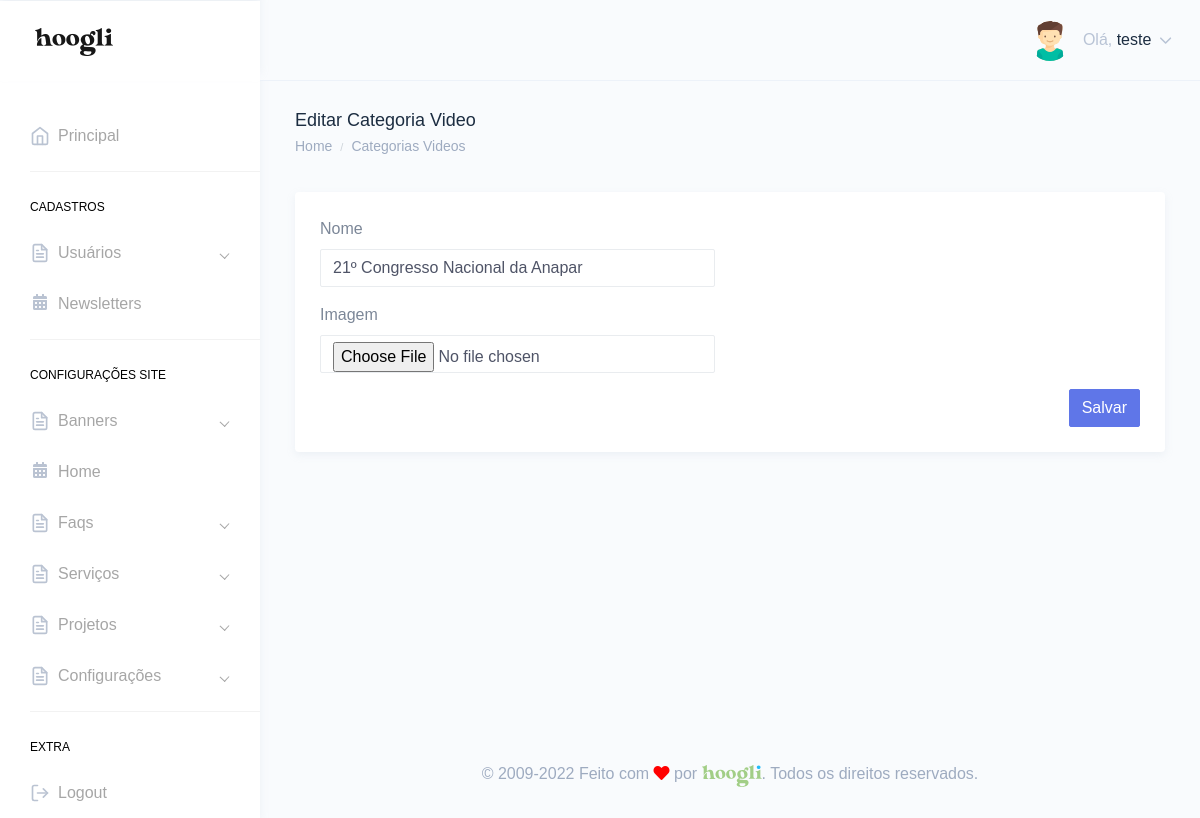
The page /painel/editar-categoriavideo.php?id=1 (signed in) on the database its author committed.
### tables this page shows
CREATE TABLE `tbl_usuarios` (
  `id` int(11) NOT NULL,
  `nome` varchar(250) DEFAULT NULL,
  `email` varchar(250) DEFAULT NULL,
  `telefone` varchar(250) DEFAULT NULL,
  `endereco` varchar(250) DEFAULT NULL,
  `cpf` varchar(100) DEFAULT NULL,
  `login` varchar(100) DEFAULT NULL,
  `senha` varchar(100) DEFAULT NULL,
  `foto` varchar(250) DEFAULT NULL,
  `id_cargo` int(11) DEFAULT NULL,
  `sexo` varchar(2) DEFAULT NULL,
  `perm_cad_usuario` varchar(2) DEFAULT NULL,
  `perm_relatorio` varchar(2) DEFAULT NULL,
  `perm_add_usuario` varchar(2) DEFAULT NULL,
  `perm_edit_usuario` varchar(2) DEFAULT NULL,
  `perm_del_usuario` varchar(2) DEFAULT NULL,
  `perm_cad_contato` varchar(2) DEFAULT NULL,
  `perm_edit_contato` varchar(2) DEFAULT NULL,
  `perm_del_contato` varchar(2) DEFAULT NULL,
  `perm_edit_contato_nf` varchar(3) DEFAULT NULL,
  `perm_pag_principal_rm` varchar(2) DEFAULT NULL,
  `perm_pag_principal_uc` varchar(2) DEFAULT NULL,
  `admin_geral` varchar(2) DEFAULT NULL,
  `data_frase` date DEFAULT NULL,
  `id_frase` int(11) DEFAULT NULL,
  `frase_lida` varchar(2) DEFAULT NULL
);

CREATE TABLE `tbl_cat_videos` (
  `id` int(11) NOT NULL,
  `nome` varchar(250) DEFAULT NULL,
  `foto` varchar(250) DEFAULT NULL,
  `url_amigavel` varchar(250) DEFAULT NULL
);

### Connection/con-pdo.php (called while the page is built, shortened)
<?php
$conInstanciada = '';
if(empty($conInstanciada)) {
	class Conexao {
		private static $pdo;
		public static function getInstance() {
		if (!isset(self::$pdo)) {
		 try {
		  $opcoes = array(PDO::MYSQL_ATTR_INIT_COMMAND => 'SET NAMES utf8', PDO::ATTR_PERSISTENT => TRUE);
		  self::$pdo = new PDO("mysql:host=" . HOST . "; dbname=" . DBNAME . "; charset=" . CHARSET . ";", USER, PASSWORD, $opcoes);
		  self::$pdo->setAttribute(PDO::ATTR_ERRMODE, PDO::ERRMODE_EXCEPTION);
		 } catch (PDOException $e) {
		  print "Erro: " . $e->getMessage();
		 }
		}
		return self::$pdo;
		}
	}
}

### Class/acesso.class.php (called while the page is built, shortened)
<?php
$AcessoInstanciada = '';
if(empty($AcessoInstanciada)) {
	if(file_exists('Connection/conexao.php')) {
		require_once('Connection/con-pdo.php');
		require_once('funcoes.php');
	} else {
		require_once('../Connection/con-pdo.php');
		require_once('../funcoes.php');
	}
	class Acesso {
		private $pdo = null;
		private static $Acesso = null;
		private function __construct($conexao){
			$this->pdo = $conexao;
		}
		public static function getInstance($conexao){
			if (!isset(self::$Acesso)):
				self::$Acesso = new Acesso($conexao);
			endif;
			return self::$Acesso;
		}
		function rsDados($id='', $idCargo='', $orderBy='', $limite='') {
			$sqlLimite = '';
			$sqlOrdem = '';
			$sql = '';
			$nCampos = 0;
			if(!empty($id)) {
				$sql .= " and id = ?";
				$nCampos++;
				$campo[$nCampos] = $id;
			}
			try{
				$sql = "SELECT * FROM tbl_usuarios where 1=1 $sql $sqlOrdem $sqlLimite";
				$stm = $this->pdo->prepare($sql);
				for($i=1; $i<=$nCampos; $i++) {
					$stm->bindValue($i, $campo[$i]);
				}
				$stm->execute();
				$rsDados = $stm->fetchAll(PDO::FETCH_OBJ);
				if($id <> '' or $limite == 1) {
					return($rsDados[0]);
				} else {
					return($rsDados);
				}
			} catch(PDOException $erro){
				echo $erro->getMessage();
			}
		}
	}
}

### painel/verifica.php (called while the page is built, shortened)
<?php
include "../Class/acesso.class.php";
$verificaRestrito = Acesso::getInstance(Conexao::getInstance());
include "../Class/categoriasvideos.class.php";
$categoriasvideos = CategoriasVideos::getInstance(Conexao::getInstance());
$verificaRestrito->restritoAdmin();
$dadosUsuarioLogado = $verificaRestrito->rsDados($_SESSION['dadosLogado']->id);
?>

### funcoes.php (called while the page is built, shortened)
<?php
  function icone_genero($genero) {
    switch ($genero) {
      case "M": return "assets/images/avatars/boy.svg"; break;
    }
  }
?>

### Class/categoriasvideos.class.php (called while the page is built, shortened)
<?php
$CategoriasVideosInstanciada = '';
if(empty($CategoriasVideosInstanciada)) {
	if(file_exists('Connection/conexao.php')) {
		require_once('Connection/con-pdo.php');
		require_once('funcoes.php');
	} else {
		require_once('../Connection/con-pdo.php');
		require_once('../funcoes.php');
	}
	class CategoriasVideos {
		private $pdo = null;
		private static $CategoriasVideos = null;
		private function __construct($conexao){
			$this->pdo = $conexao;
		}
		public static function getInstance($conexao){
			if (!isset(self::$CategoriasVideos)):
				self::$CategoriasVideos = new CategoriasVideos($conexao);
			endif;
			return self::$CategoriasVideos;
		}
		function rsDados($id='', $orderBy='', $limite='', $url_amigavel='') {
			$nCampos = 0;
			$sql = '';
			$sqlOrdem = '';
			$sqlLimite = '';
			if(!empty($id)) {
				$sql .= " and id = ?";
				$nCampos++;
				$campo[$nCampos] = $id;
			}
			try{
				$sql = "SELECT * FROM tbl_cat_videos where 1=1 $sql $sqlOrdem $sqlLimite";
				$stm = $this->pdo->prepare($sql);
				for($i=1; $i<=$nCampos; $i++) {
					$stm->bindValue($i, $campo[$i]);
				}
				$stm->execute();
				$rsDados = $stm->fetchAll(PDO::FETCH_OBJ);
				if($id <> '' or $limite == 1) {
					return($rsDados[0]);
				} else {
					return($rsDados);
				}
			} catch(PDOException $erro){
				echo $erro->getMessage();
			}
		}
	}
}

### painel/editar-categoriavideo.php (the view, shortened to what this page needs)
<?php include "verifica.php";
$id = '';
if(isset($_GET['id'])){
    if(empty($_GET['id'])){
        header('Location: categoriasvideos.php');
    }else{
        $id = $_GET['id'];
    }
}
$categoriasvideos->editar();
$editarCategoria = $categoriasvideos->rsDados($id);
?>
<!DOCTYPE html>
<html dir="ltr" lang="pt-br">
<head>
    <link href="dist/css/style.min.css" rel="stylesheet">
</head>
<body>
    <div id="main-wrapper" data-theme="light" data-layout="vertical" data-navbarbg="skin6" data-sidebartype="full" data-sidebar-position="fixed" data-header-position="fixed" data-boxed-layout="full">
       <?php include "header.php";?>
       <?php include "inc-menu-lateral.php";?>
        <div class="page-wrapper">
            <div class="page-breadcrumb">
                <div class="row">
                    <div class="col-7 align-self-center">
                        <h4 class="page-title text-truncate text-dark font-weight-medium mb-1">Editar Categoria Video</h4>
                        <div class="d-flex align-items-center">
                            <nav aria-label="breadcrumb">
                                <ol class="breadcrumb m-0 p-0">
                                    <li class="breadcrumb-item"><a href="." class="text-muted">Home</a></li>
                                    <li class="breadcrumb-item text-muted active" aria-current="page"><a href="categoriasvideos.php" class="text-muted">Categorias Videos</a></li>
                                </ol>
                            </nav>
                        </div>
                    </div>
                </div>
            </div>
            <div class="container-fluid">
                <div class="row">
                    <div class="col-12">
                        <div class="card">
                            <div class="card-body">
                                <form method="POST" enctype="multipart/form-data">
                                    <div class="form-body">
                                        <div class="row">
                                            <div class="col-md-6">
                                                <div class="form-group">
                                                <label class="mr-sm-2" for="">Nome</label>
                                                    <input type="text" class="form-control" name="nome" value="<?php if(isset($editarCategoria->nome) && !empty($editarCategoria->nome)){ echo $editarCategoria->nome;}?>" >
                                                </div>
                                            </div>
                                        </div>
                                        <div class="row">
                                            <div class="col-md-6">
                                                <div class="form-group">
                                                <label class="mr-sm-2" for="">Imagem</label>
                                                    <input type="file" name="foto" class="form-control" >
                                                </div>
                                            </div>
                                        </div>
                                    </div>
                                    <div class="form-actions">
                                        <div class="text-right">
                                            <button type="submit" class="btn btn-info">Salvar</button>
                                        </div>
                                    </div>
                                </form>
                            </div>
                        </div>
                    </div>
                </div>
            </div>
           <?php include "footer.php";?>
        </div>
    </div>
</body>
</html>

### painel/header.php (shortened to what this page needs)
<header class="topbar" data-navbarbg="skin6">
            <nav class="navbar top-navbar navbar-expand-md">
                <div class="navbar-header" data-logobg="skin6">
                    <div class="navbar-brand">
                        <a href=".">
                            <span class="logo-text">
                                <img src="assets/images/hoogli_logo.png" alt="homepage" class="dark-logo" />
                            </span>
                        </a>
                    </div>
                </div>
                <div class="navbar-collapse collapse" id="navbarSupportedContent">
                    <ul class="navbar-nav float-right">
                        <li class="nav-item dropdown">
                            <a class="nav-link dropdown-toggle" href="javascript:void(0)" data-toggle="dropdown"
                                aria-haspopup="true" aria-expanded="false">
                                <?php if(!empty($dadosUsuarioLogado->foto)){?>
                                <img src="../img/<?php echo $dadosUsuarioLogado->foto;?>" alt="<?php echo $dadosUsuarioLogado->nome;?>" class="rounded-circle" width="40">
                                <?php }else{?>
                                <img src="<?php echo icone_genero($dadosUsuarioLogado->sexo);?>" alt="<?php echo $dadosUsuarioLogado->nome;?>" class="rounded-circle" width="40">
                                <?php }?>
                                <span class="ml-2 d-none d-lg-inline-block"><span>Olá,</span> <span
                                        class="text-dark"><?php echo $dadosUsuarioLogado->nome;?></span> <i data-feather="chevron-down"
                                        class="svg-icon"></i></span>
                            </a>
                        </li>
                    </ul>
                </div>
            </nav>
        </header>

### rows shown on the page
tbl_usuarios: nome "teste"
tbl_cat_videos: nome "21º Congresso Nacional da Anapar"
